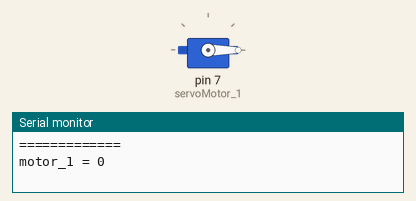
This sketch was run on a simulated Arduino Uno, built with avr-gcc and run on an emulated ATmega328P. On the bench: servo, the last lines printed to the serial monitor.

Above: at 0.05 s.
At 3.0 s:
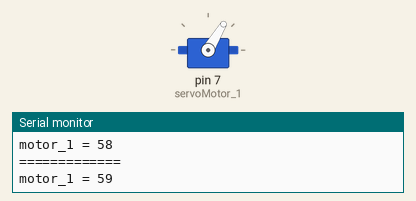
At 5.3 s:
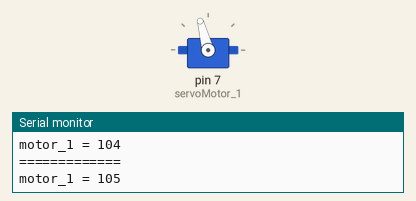
At 10.55 s:
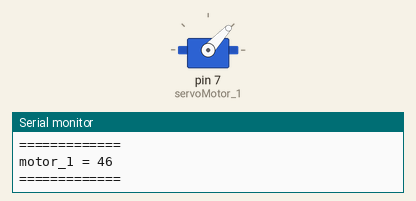
Timing chart, 0 to 14.3 s (numbered marks = the images above):
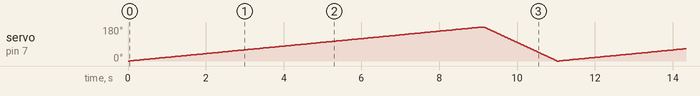

The sketch:

ejemplo_servos_01.ino
```cpp
#include <Servo.h>

Servo servoMotor_1;
Servo servoMotor_2;
Servo servoMotor_3;
Servo servoMotor_4;

void setup() {
  Serial.begin(115200);

  servoMotor_1.attach(7);
  //servoMotor_2.attach(8);
  //servoMotor_3.attach(9);
  //servoMotor_4.attach(10);
}

void loop() {
  for (int i = 0; i <= 180; i++) {
    Serial.println("=============");
    servoMotor_1.write(i);
    Serial.print("motor_1 = ");
    Serial.println(servoMotor_1.read());

    //servoMotor_2.write(i);
    //Serial.print("motor_2 = ");
    //Serial.println(servoMotor_2.read());

    //servoMotor_3.write(i);
    //Serial.print("motor_3 = ");
    //Serial.println(servoMotor_3.read());

    //servoMotor_4.write(i);
    //Serial.print("motor_4  = ");
    //Serial.println(servoMotor_4.read());
    delay(50);
  }

  for (int i = 180; i >= 0; i--) {
    Serial.println("=============");
    servoMotor_1.write(i);
    Serial.print("motor_1 = ");
    Serial.println(servoMotor_1.read());

    //servoMotor_2.write(i);
    //Serial.print("motor_2 = ");
    //Serial.println(servoMotor_2.read());

    //servoMotor_3.write(i);
    //Serial.print("motor_3 = ");
    //Serial.println(servoMotor_3.read());

    //servoMotor_4.write(i);
    //Serial.print("motor_4  = ");
    //Serial.println(servoMotor_4.read());
    delay(10);
  }
}
```
